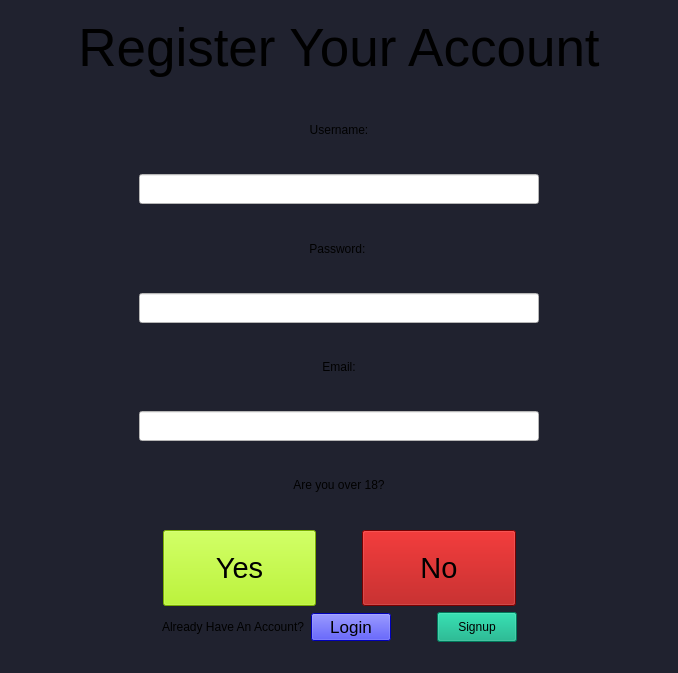
<?xml version="1.0" encoding="UTF-8"?>
<ui version="4.0">
 <class>SignUp</class>
 <widget class="QMainWindow" name="SignUp">
  <property name="geometry">
   <rect>
    <x>0</x>
    <y>0</y>
    <width>678</width>
    <height>673</height>
   </rect>
  </property>
  <property name="windowTitle">
   <string>Paxel</string>
  </property>
  <property name="styleSheet">
   <string notr="true">background-color: rgb(32, 34, 47);</string>
  </property>
  <widget class="QWidget" name="centralwidget">
   <layout class="QGridLayout" name="gridLayout_2">
    <item row="0" column="0">
     <layout class="QGridLayout" name="gridLayout">
      <item row="6" column="0">
       <layout class="QHBoxLayout" name="horizontalLayout_6">
        <item>
         <spacer name="horizontalSpacer_12">
          <property name="orientation">
           <enum>Qt::Orientation::Horizontal</enum>
          </property>
          <property name="sizeHint" stdset="0">
           <size>
            <width>40</width>
            <height>20</height>
           </size>
          </property>
         </spacer>
        </item>
        <item>
         <widget class="QLineEdit" name="lineEditEmail">
          <property name="minimumSize">
           <size>
            <width>400</width>
            <height>30</height>
           </size>
          </property>
          <property name="maximumSize">
           <size>
            <width>500</width>
            <height>16777215</height>
           </size>
          </property>
          <property name="styleSheet">
           <string notr="true">background-color: rgb(255, 255, 255);
font: 9pt &quot;Arial&quot;;
color: rgb(0, 0, 0);</string>
          </property>
         </widget>
        </item>
        <item>
         <spacer name="horizontalSpacer_11">
          <property name="orientation">
           <enum>Qt::Orientation::Horizontal</enum>
          </property>
          <property name="sizeHint" stdset="0">
           <size>
            <width>40</width>
            <height>20</height>
           </size>
          </property>
         </spacer>
        </item>
       </layout>
      </item>
      <item row="1" column="0">
       <layout class="QHBoxLayout" name="horizontalLayout">
        <item>
         <spacer name="horizontalSpacer_2">
          <property name="orientation">
           <enum>Qt::Orientation::Horizontal</enum>
          </property>
          <property name="sizeHint" stdset="0">
           <size>
            <width>40</width>
            <height>20</height>
           </size>
          </property>
         </spacer>
        </item>
        <item>
         <widget class="QLabel" name="label_2">
          <property name="sizePolicy">
           <sizepolicy hsizetype="Expanding" vsizetype="Preferred">
            <horstretch>0</horstretch>
            <verstretch>0</verstretch>
           </sizepolicy>
          </property>
          <property name="styleSheet">
           <string notr="true">font: 22pt &quot;Arial&quot;;</string>
          </property>
          <property name="text">
           <string>Username:</string>
          </property>
          <property name="alignment">
           <set>Qt::AlignmentFlag::AlignCenter</set>
          </property>
         </widget>
        </item>
        <item>
         <spacer name="horizontalSpacer">
          <property name="orientation">
           <enum>Qt::Orientation::Horizontal</enum>
          </property>
          <property name="sizeHint" stdset="0">
           <size>
            <width>40</width>
            <height>20</height>
           </size>
          </property>
         </spacer>
        </item>
       </layout>
      </item>
      <item row="5" column="0">
       <layout class="QHBoxLayout" name="horizontalLayout_5">
        <item>
         <spacer name="horizontalSpacer_10">
          <property name="orientation">
           <enum>Qt::Orientation::Horizontal</enum>
          </property>
          <property name="sizeHint" stdset="0">
           <size>
            <width>40</width>
            <height>20</height>
           </size>
          </property>
         </spacer>
        </item>
        <item>
         <widget class="QLabel" name="label_4">
          <property name="sizePolicy">
           <sizepolicy hsizetype="Expanding" vsizetype="Preferred">
            <horstretch>0</horstretch>
            <verstretch>0</verstretch>
           </sizepolicy>
          </property>
          <property name="styleSheet">
           <string notr="true">font: 22pt &quot;Arial&quot;;</string>
          </property>
          <property name="text">
           <string>Email:</string>
          </property>
          <property name="alignment">
           <set>Qt::AlignmentFlag::AlignCenter</set>
          </property>
         </widget>
        </item>
        <item>
         <spacer name="horizontalSpacer_9">
          <property name="orientation">
           <enum>Qt::Orientation::Horizontal</enum>
          </property>
          <property name="sizeHint" stdset="0">
           <size>
            <width>40</width>
            <height>20</height>
           </size>
          </property>
         </spacer>
        </item>
       </layout>
      </item>
      <item row="0" column="0">
       <widget class="QLabel" name="label">
        <property name="font">
         <font>
          <family>Arial</family>
          <pointsize>40</pointsize>
          <italic>false</italic>
          <bold>false</bold>
         </font>
        </property>
        <property name="styleSheet">
         <string notr="true">font: 40pt &quot;Arial&quot;;</string>
        </property>
        <property name="text">
         <string>Register Your Account</string>
        </property>
        <property name="alignment">
         <set>Qt::AlignmentFlag::AlignCenter</set>
        </property>
       </widget>
      </item>
      <item row="2" column="0">
       <layout class="QHBoxLayout" name="horizontalLayout_2">
        <item>
         <spacer name="horizontalSpacer_4">
          <property name="orientation">
           <enum>Qt::Orientation::Horizontal</enum>
          </property>
          <property name="sizeHint" stdset="0">
           <size>
            <width>40</width>
            <height>20</height>
           </size>
          </property>
         </spacer>
        </item>
        <item>
         <widget class="QLineEdit" name="lineEditUserName">
          <property name="minimumSize">
           <size>
            <width>400</width>
            <height>30</height>
           </size>
          </property>
          <property name="maximumSize">
           <size>
            <width>500</width>
            <height>16777215</height>
           </size>
          </property>
          <property name="styleSheet">
           <string notr="true">background-color: rgb(255, 255, 255);
font: 9pt &quot;Arial&quot;;
color: rgb(0, 0, 0);</string>
          </property>
         </widget>
        </item>
        <item>
         <spacer name="horizontalSpacer_3">
          <property name="orientation">
           <enum>Qt::Orientation::Horizontal</enum>
          </property>
          <property name="sizeHint" stdset="0">
           <size>
            <width>40</width>
            <height>20</height>
           </size>
          </property>
         </spacer>
        </item>
       </layout>
      </item>
      <item row="9" column="0">
       <layout class="QHBoxLayout" name="horizontalLayout_9">
        <item>
         <spacer name="horizontalSpacer_17">
          <property name="orientation">
           <enum>Qt::Orientation::Horizontal</enum>
          </property>
          <property name="sizeHint" stdset="0">
           <size>
            <width>40</width>
            <height>20</height>
           </size>
          </property>
         </spacer>
        </item>
        <item>
         <widget class="QLabel" name="label_6">
          <property name="styleSheet">
           <string notr="true">font: 17pt &quot;Arial&quot;;</string>
          </property>
          <property name="text">
           <string>Already Have An Account?</string>
          </property>
         </widget>
        </item>
        <item>
         <widget class="QPushButton" name="Login2">
          <property name="minimumSize">
           <size>
            <width>80</width>
            <height>25</height>
           </size>
          </property>
          <property name="font">
           <font>
            <family>Arial</family>
            <pointsize>13</pointsize>
            <italic>false</italic>
            <bold>false</bold>
           </font>
          </property>
          <property name="styleSheet">
           <string notr="true">font: 13pt &quot;Arial&quot;;
background-color: rgb(0, 0, 255);</string>
          </property>
          <property name="text">
           <string>Login</string>
          </property>
         </widget>
        </item>
        <item>
         <spacer name="horizontalSpacer_18">
          <property name="orientation">
           <enum>Qt::Orientation::Horizontal</enum>
          </property>
          <property name="sizeType">
           <enum>QSizePolicy::Policy::Fixed</enum>
          </property>
          <property name="sizeHint" stdset="0">
           <size>
            <width>40</width>
            <height>20</height>
           </size>
          </property>
         </spacer>
        </item>
        <item>
         <widget class="QPushButton" name="SignUp2">
          <property name="minimumSize">
           <size>
            <width>80</width>
            <height>30</height>
           </size>
          </property>
          <property name="styleSheet">
           <string notr="true">background-color: rgb(0, 170, 127);
font: 13pt &quot;Arial&quot;;</string>
          </property>
          <property name="text">
           <string>Signup</string>
          </property>
         </widget>
        </item>
        <item>
         <spacer name="horizontalSpacer_19">
          <property name="orientation">
           <enum>Qt::Orientation::Horizontal</enum>
          </property>
          <property name="sizeHint" stdset="0">
           <size>
            <width>40</width>
            <height>20</height>
           </size>
          </property>
         </spacer>
        </item>
       </layout>
      </item>
      <item row="8" column="0">
       <layout class="QHBoxLayout" name="horizontalLayout_8">
        <item>
         <spacer name="horizontalSpacer_16">
          <property name="orientation">
           <enum>Qt::Orientation::Horizontal</enum>
          </property>
          <property name="sizeHint" stdset="0">
           <size>
            <width>40</width>
            <height>20</height>
           </size>
          </property>
         </spacer>
        </item>
        <item>
         <widget class="QPushButton" name="YesButton">
          <property name="sizePolicy">
           <sizepolicy hsizetype="Expanding" vsizetype="Preferred">
            <horstretch>0</horstretch>
            <verstretch>0</verstretch>
           </sizepolicy>
          </property>
          <property name="font">
           <font>
            <family>Arial</family>
            <pointsize>22</pointsize>
            <italic>false</italic>
            <bold>false</bold>
           </font>
          </property>
          <property name="styleSheet">
           <string notr="true">QPushButton {
font: 22pt &quot;Arial&quot;;
background-color: rgb(170, 245, 0);
color: rgb(0, 0, 0);
}
QPushButton:Hover {
background-color: rgb(180, 255, 10);
}</string>
          </property>
          <property name="text">
           <string>Yes</string>
          </property>
          <property name="iconSize">
           <size>
            <width>15</width>
            <height>30</height>
           </size>
          </property>
         </widget>
        </item>
        <item>
         <spacer name="horizontalSpacer_13">
          <property name="orientation">
           <enum>Qt::Orientation::Horizontal</enum>
          </property>
          <property name="sizeType">
           <enum>QSizePolicy::Policy::Fixed</enum>
          </property>
          <property name="sizeHint" stdset="0">
           <size>
            <width>40</width>
            <height>20</height>
           </size>
          </property>
         </spacer>
        </item>
        <item>
         <widget class="QPushButton" name="NoButton">
          <property name="sizePolicy">
           <sizepolicy hsizetype="Expanding" vsizetype="Preferred">
            <horstretch>0</horstretch>
            <verstretch>0</verstretch>
           </sizepolicy>
          </property>
          <property name="font">
           <font>
            <family>Arial</family>
            <pointsize>22</pointsize>
            <italic>false</italic>
            <bold>false</bold>
           </font>
          </property>
          <property name="styleSheet">
           <string notr="true">QPushButton {
font: 22pt &quot;Arial&quot;;
background-color: rgb(170, 0, 0);
color: rgb(0, 0, 0);
}
QPushButton:Hover {
background-color: rgb(180, 10, 10);
}</string>
          </property>
          <property name="text">
           <string>No</string>
          </property>
          <property name="iconSize">
           <size>
            <width>15</width>
            <height>30</height>
           </size>
          </property>
         </widget>
        </item>
        <item>
         <spacer name="horizontalSpacer_15">
          <property name="orientation">
           <enum>Qt::Orientation::Horizontal</enum>
          </property>
          <property name="sizeHint" stdset="0">
           <size>
            <width>40</width>
            <height>20</height>
           </size>
          </property>
         </spacer>
        </item>
       </layout>
      </item>
      <item row="4" column="0">
       <layout class="QHBoxLayout" name="horizontalLayout_4">
        <item>
         <spacer name="horizontalSpacer_7">
          <property name="orientation">
           <enum>Qt::Orientation::Horizontal</enum>
          </property>
          <property name="sizeHint" stdset="0">
           <size>
            <width>40</width>
            <height>20</height>
           </size>
          </property>
         </spacer>
        </item>
        <item>
         <widget class="QLineEdit" name="lineEditPassword">
          <property name="minimumSize">
           <size>
            <width>400</width>
            <height>30</height>
           </size>
          </property>
          <property name="maximumSize">
           <size>
            <width>500</width>
            <height>16777215</height>
           </size>
          </property>
          <property name="styleSheet">
           <string notr="true">background-color: rgb(255, 255, 255);
font: 9pt &quot;Arial&quot;;
color: rgb(0, 0, 0);</string>
          </property>
         </widget>
        </item>
        <item>
         <spacer name="horizontalSpacer_8">
          <property name="orientation">
           <enum>Qt::Orientation::Horizontal</enum>
          </property>
          <property name="sizeHint" stdset="0">
           <size>
            <width>40</width>
            <height>20</height>
           </size>
          </property>
         </spacer>
        </item>
       </layout>
      </item>
      <item row="3" column="0">
       <layout class="QHBoxLayout" name="horizontalLayout_3">
        <item>
         <spacer name="horizontalSpacer_6">
          <property name="orientation">
           <enum>Qt::Orientation::Horizontal</enum>
          </property>
          <property name="sizeHint" stdset="0">
           <size>
            <width>40</width>
            <height>20</height>
           </size>
          </property>
         </spacer>
        </item>
        <item>
         <widget class="QLabel" name="label_3">
          <property name="sizePolicy">
           <sizepolicy hsizetype="Expanding" vsizetype="Preferred">
            <horstretch>0</horstretch>
            <verstretch>0</verstretch>
           </sizepolicy>
          </property>
          <property name="styleSheet">
           <string notr="true">font: 22pt &quot;Arial&quot;;</string>
          </property>
          <property name="text">
           <string>Password: </string>
          </property>
          <property name="alignment">
           <set>Qt::AlignmentFlag::AlignCenter</set>
          </property>
         </widget>
        </item>
        <item>
         <spacer name="horizontalSpacer_5">
          <property name="orientation">
           <enum>Qt::Orientation::Horizontal</enum>
          </property>
          <property name="sizeHint" stdset="0">
           <size>
            <width>40</width>
            <height>20</height>
           </size>
          </property>
         </spacer>
        </item>
       </layout>
      </item>
      <item row="7" column="0">
       <layout class="QHBoxLayout" name="horizontalLayout_7">
        <item>
         <widget class="QLabel" name="label_5">
          <property name="sizePolicy">
           <sizepolicy hsizetype="Expanding" vsizetype="Preferred">
            <horstretch>0</horstretch>
            <verstretch>0</verstretch>
           </sizepolicy>
          </property>
          <property name="styleSheet">
           <string notr="true">font: 22pt &quot;Arial&quot;;</string>
          </property>
          <property name="text">
           <string>&lt;html&gt;&lt;head/&gt;&lt;body&gt;&lt;p&gt;Are you over 18?&lt;/p&gt;&lt;/body&gt;&lt;/html&gt;</string>
          </property>
          <property name="alignment">
           <set>Qt::AlignmentFlag::AlignCenter</set>
          </property>
         </widget>
        </item>
       </layout>
      </item>
     </layout>
    </item>
   </layout>
  </widget>
  <widget class="QStatusBar" name="statusbar"/>
 </widget>
 <tabstops>
  <tabstop>lineEditUserName</tabstop>
  <tabstop>lineEditPassword</tabstop>
  <tabstop>lineEditEmail</tabstop>
  <tabstop>YesButton</tabstop>
  <tabstop>NoButton</tabstop>
  <tabstop>Login2</tabstop>
  <tabstop>SignUp2</tabstop>
 </tabstops>
 <resources/>
 <connections/>
</ui>
